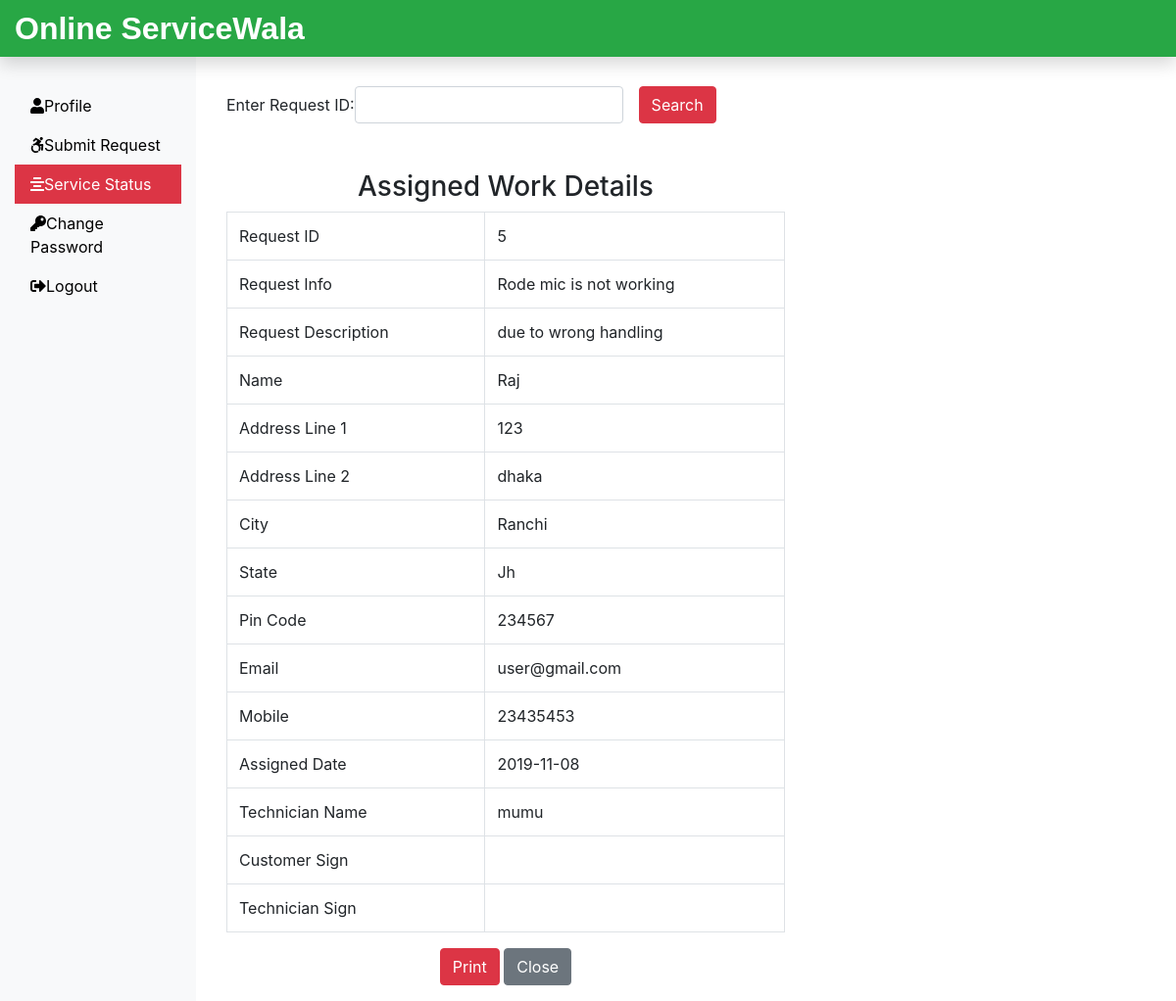
The app's page /Requester/CheckStatus.php?checkid=5 (signed in) with its own data.
### tables this page shows
CREATE TABLE `assignwork_tb` (
  `rno` int(11) NOT NULL,
  `request_id` int(11) NOT NULL,
  `request_info` text NOT NULL,
  `request_desc` text NOT NULL,
  `requester_name` varchar(60) NOT NULL,
  `requester_add1` text NOT NULL,
  `requester_add2` text NOT NULL,
  `requester_city` varchar(60) NOT NULL,
  `requester_state` varchar(60) NOT NULL,
  `requester_zip` int(11) NOT NULL,
  `requester_email` varchar(60) NOT NULL,
  `requester_mobile` bigint(20) NOT NULL,
  `assign_tech` varchar(60) NOT NULL,
  `assign_date` date NOT NULL
);

### Requester/CheckStatus.php (the view, shortened to what this page needs)
<?php
include('includes/header.php');
include('../dbConnection.php');
?>
<div class="col-sm-6 mt-5 mx-3">
 <form action="" method="post" class="form-inline">
  <div class="form-group mr-3">
   <label for="checkid">Enter Request ID: </label>
   <input type="text" class="form-control" name="checkid" id="checkid" onkeypress="isInputNumber(event)">
  </div>
  <button type="submit" class="btn btn-danger">Search</button>
 </form>
 <?php
  if(isset($_REQUEST['checkid'])){
   if($_REQUEST['checkid'] == ""){
    $msg = '<div class="alert alert-warning col-sm-6 ml-5 mt-2" role="alert"> Fill All Fileds </div>';
   } else {
    $sql = "SELECT * FROM assignwork_tb WHERE request_id = {$_REQUEST['checkid']}";
    $result = $conn->query($sql);
    $row = $result->fetch_assoc();
    if((isset($row['request_id']) == isset($_REQUEST['checkid']))){ ?>
    <h3 class="text-center mt-5">Assigned Work Details</h3>
    <table class="table table-bordered">
     <tbody>
      <tr>
       <td>Request ID</td>
       <td><?php if(isset($row['request_id'])){echo $row['request_id'];} ?></td>
      </tr>
      <tr>
       <td>Request Info</td>
       <td><?php if(isset($row['request_info'])){echo $row['request_info'];} ?></td>
      </tr>
      <tr>
       <td>Request Description</td>
       <td><?php if(isset($row['request_desc'])){echo $row['request_desc'];} ?></td>
      </tr>
      <tr>
       <td>Name</td>
       <td>
         <?php if(isset($row['requester_name'])) {echo $row['requester_name']; } ?>
       </td>
      </tr>
      <tr>
       <td>Address Line 1</td>
       <td>
         <?php if(isset($row['requester_add1'])) {echo $row['requester_add1']; } ?>
       </td>
      </tr>
      <tr>
       <td>Address Line 2</td>
       <td>
         <?php if(isset($row['requester_add2'])) {echo $row['requester_add2']; } ?>
       </td>
      </tr>
      <tr>
       <td>City</td>
       <td>
         <?php if(isset($row['requester_city'])) {echo $row['requester_city']; } ?>
       </td>
      </tr>
      <tr>
       <td>State</td>
       <td>
         <?php if(isset($row['requester_state'])) {echo $row['requester_state']; } ?>
       </td>
      </tr>
      <tr>
       <td>Pin Code</td>
       <td>
         <?php if(isset($row['requester_zip'])) {echo $row['requester_zip']; } ?>
       </td>
      </tr>
      <tr>
       <td>Email</td>
       <td>
         <?php if(isset($row['requester_email'])) {echo $row['requester_email']; } ?>
       </td>
      </tr>
      <tr>
       <td>Mobile</td>
       <td>
         <?php if(isset($row['requester_mobile'])) {echo $row['requester_mobile']; } ?>
       </td>
      </tr>
      <tr>
       <td>Assigned Date</td>
       <td>
         <?php if(isset($row['assign_date'])) {echo $row['assign_date']; } ?>
       </td>
      </tr>
      <tr>
       <td>Technician Name</td>
       <td><?php if(isset($row['assign_tech'])) {echo $row['assign_tech']; } ?></td>
      </tr>
      <tr>
       <td>Customer Sign</td>
       <td></td>
      </tr>
      <tr>
       <td>Technician Sign</td>
       <td></td>
      </tr>
     </tbody>
    </table>
    <div class="text-center">
     <form action="" class="mb-3 d-print-none">
      <input class="btn btn-danger" type="submit" value="Print" onClick="window.print()">
      <input class="btn btn-secondary" type="submit" value="Close">
     </form>
    </div>
    <?php } else {
     echo '<div class="alert alert-info mt-4">Your Request is Still Pending</div>';
    }
   }
 }?>
</div>
<?php
include('includes/footer.php');
?>

### records on screen
assignwork_tb: request "5", request_info "Rode mic is not working", request_desc "due to wrong handling", requester_name "Raj", requester_add1 "123", requester_add2 "dhaka", requester_city "Ranchi", requester_state "Jh", requester_zip "234567", requester_email "user@gmail.com", requester_mobile "23435453", assign_date "2019-11-08", assign_tech "mumu"
